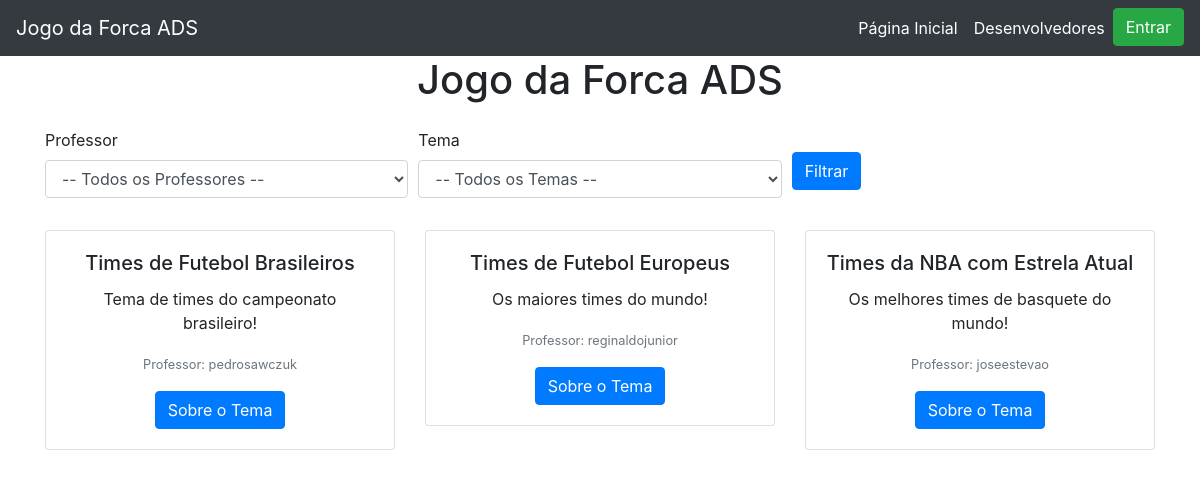
The page / on the database its author committed.
### core/models.py (models this page shows, shortened)
class Tema(models.Model):
    nome = models.CharField(max_length=100, unique=True)
    descricao = models.TextField(blank=True, null=True)
    professor = models.ForeignKey(User, on_delete=models.CASCADE, limit_choices_to={'groups__name': 'professores'})

### core/views.py (the view)
# urls.py: path("", HomePageView.as_view(), name="homePage"),
class HomePageView(ProfessorContextMixin, TemplateView):
    template_name = "homePage.html"
    def get_context_data(self, **kwargs):
        context = super().get_context_data(**kwargs)
        professor_id = self.request.GET.get('professor')
        tema_id = self.request.GET.get('tema')
        if professor_id:
            temas = Tema.objects.filter(professor_id=professor_id)
        else:
            temas = Tema.objects.all()
        if tema_id:
            temas = temas.filter(id=tema_id)
        context['temas'] = temas
        context['professores'] = User.objects.filter(groups__name='professores')
        return context

### core/mixins.py (called while the page is built)
    def get_context_data(self, **kwargs):
        context = super().get_context_data(**kwargs)
        user = self.request.user
        context['is_professor'] = user.is_authenticated and user.groups.filter(name='professores').exists()
        return context

### core/templates/homePage.html (shortened to what this page needs)
{% extends "base.html" %}
{% block main %}
<div class="container">
  <h1 class="text-center mb-4">Jogo da Forca ADS</h1>
  <form method="get" class="mb-4">
    <div class="form-row">
      <div class="col-md-4 mb-2">
        <label for="professor">Professor</label>
        <select id="professor" name="professor" class="form-control">
          <option value="">-- Todos os Professores --</option>
        </select>
      </div>
      <div class="col-md-4 mb-2">
        <label for="tema">Tema</label>
        <select id="tema" name="tema" class="form-control">
          <option value="">-- Todos os Temas --</option>
        </select>
      </div>
      <div class="col-md-4 mb-2">
        <button type="submit" class="btn btn-primary mt-4">Filtrar</button>
      </div>
    </div>
  </form>
  <div class="row justify-content-center">
    {% for tema in temas %}
    <div class="col-md-4">
      <div class="card mb-4">
        <div class="card-body text-center">
          <h5 class="card-title">{{ tema.nome }}</h5>
          <p class="card-text">{{ tema.descricao }}</p>
          <p class="card-text"><small class="text-muted">Professor: {{ tema.professor.username }}</small></p>
          <a href="{% url 'temaDetalhes' tema.id %}" class="btn btn-primary">Sobre o Tema</a>
        </div>
      </div>
    </div>
    {% empty %}
    <p class="text-center">Nenhum tema disponível no momento.</p>
    {% endfor %}
  </div>
</div>
{% endblock main %}

### rows shown on the page
Tema: nome "Times de Futebol Brasileiros", descricao "Tema de times do campeonato brasileiro!", professor.username "pedrosawczuk"
Tema: nome "Times de Futebol Europeus", descricao "Os maiores times do mundo!", professor.username "reginaldojunior"
Tema: nome "Times da NBA com Estrela Atual", descricao "Os melhores times de basquete do mundo!", professor.username "joseestevao"
